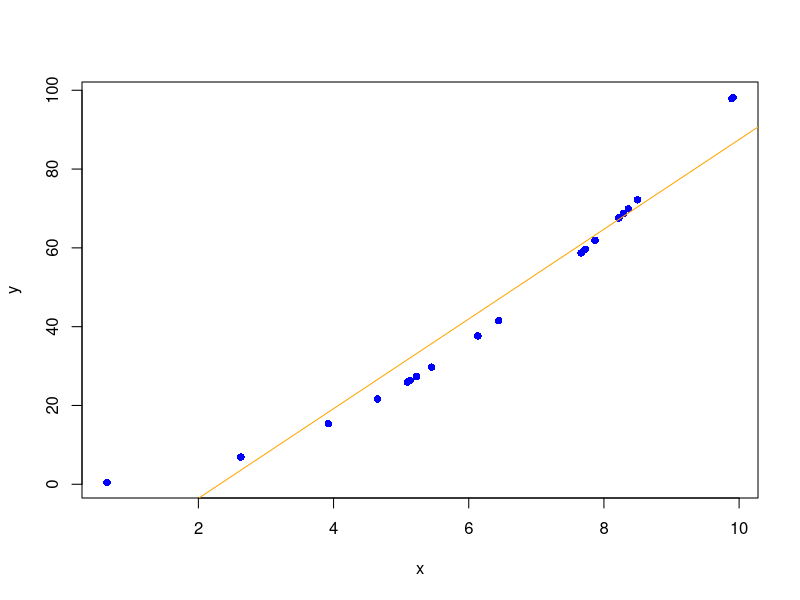

Reproduce this figure in R.
x <- runif(min = 0, max = 10, n = 20)
y <- x^2

# Daten sind minimal verstreut
plot(x, y, col = "blue", pch = 16)
abline(lm(y ~ x), col = "orange")

# Korrelation
cor(x, y)
# R^2
summary(lm(y ~ I(x^2)))$r.squared
# Varianz
var(y)